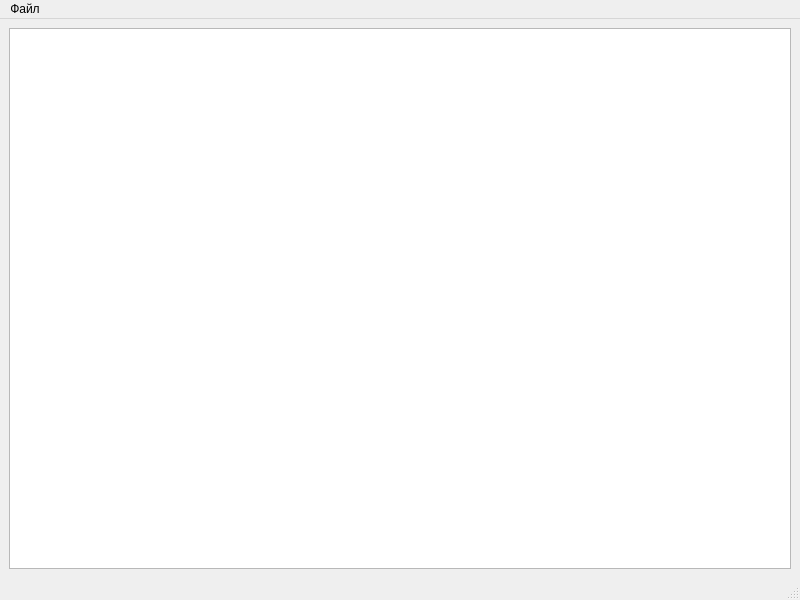
<?xml version="1.0" encoding="UTF-8"?>
<ui version="4.0">
 <class>tableWidget</class>
 <widget class="QMainWindow" name="tableWidget">
  <property name="geometry">
   <rect>
    <x>0</x>
    <y>0</y>
    <width>800</width>
    <height>600</height>
   </rect>
  </property>
  <property name="windowTitle">
   <string>result</string>
  </property>
  <widget class="QWidget" name="centralwidget">
   <layout class="QVBoxLayout" name="verticalLayout">
    <item>
     <widget class="QTableView" name="resultTableWidget"/>
    </item>
   </layout>
  </widget>
  <widget class="QStatusBar" name="statusbar"/>
  <widget class="QMenuBar" name="menubar">
   <property name="geometry">
    <rect>
     <x>0</x>
     <y>0</y>
     <width>800</width>
     <height>21</height>
    </rect>
   </property>
   <widget class="QMenu" name="menu">
    <property name="title">
     <string>Файл</string>
    </property>
    <addaction name="action"/>
   </widget>
   <addaction name="menu"/>
  </widget>
  <action name="action">
   <property name="text">
    <string>Экспорт</string>
   </property>
  </action>
 </widget>
 <resources/>
 <connections/>
</ui>
